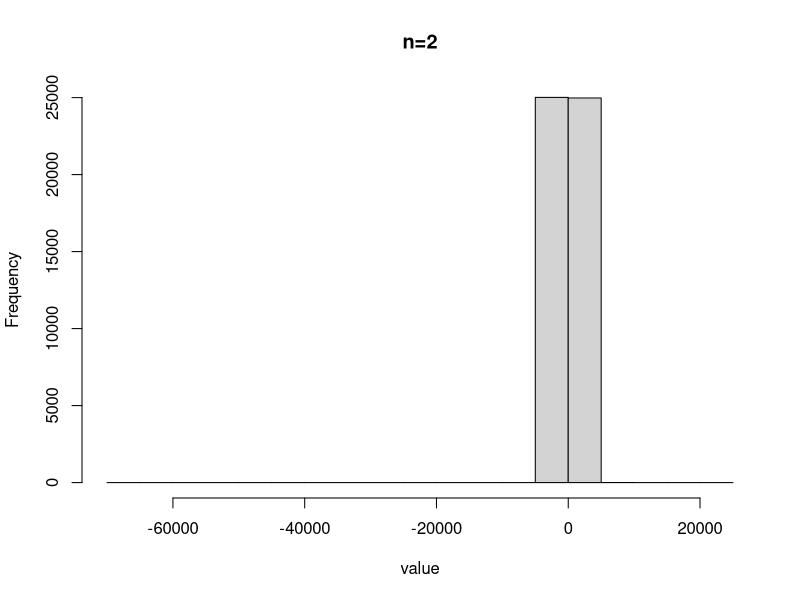
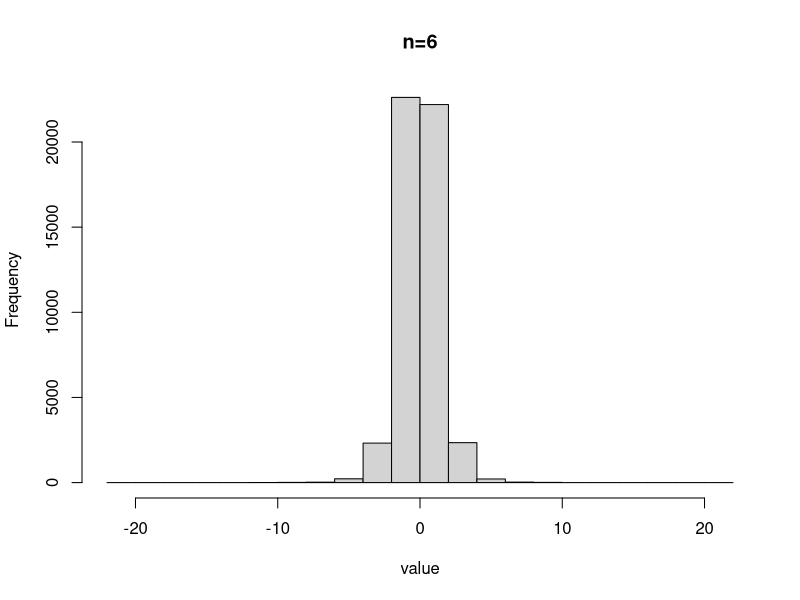
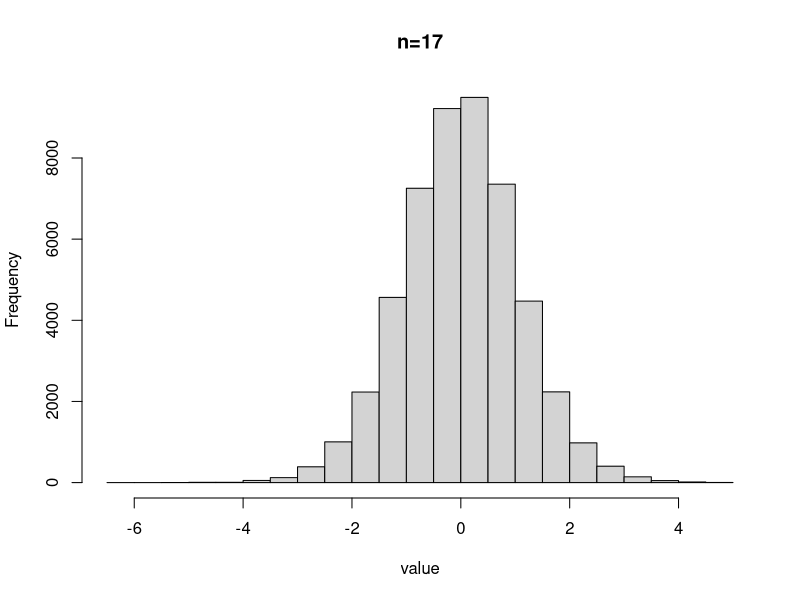
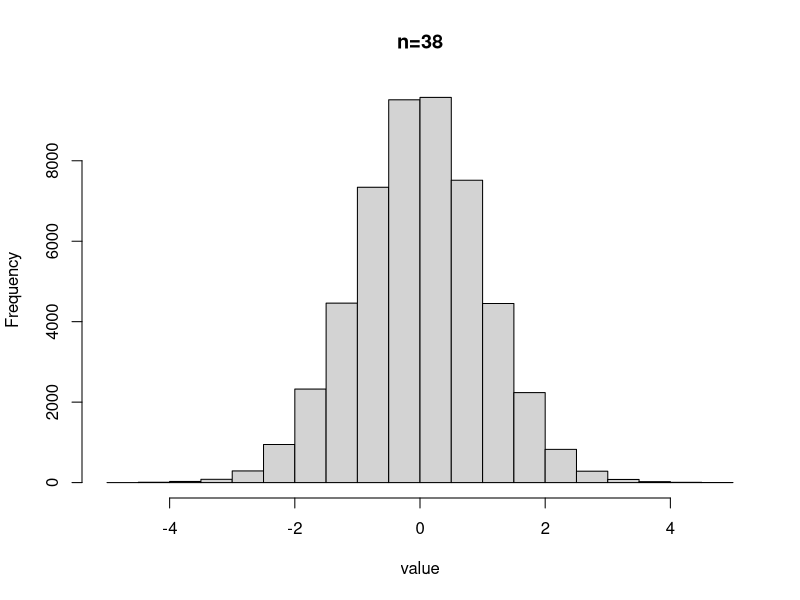
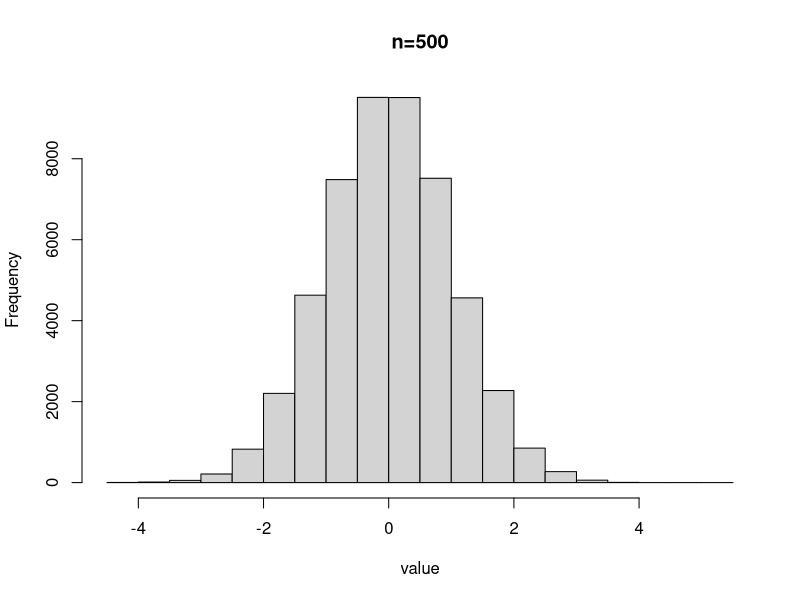

Generate these figures, in order, with R:
## ---- chunk 1
#problem 1
#a and b are on Ipad written PDF
#1c
set.seed(0619)
#setting initial values
k <- 7
n <- 50
NMC <- 50000
alpha <- 0.09
coverage <- c()

for(i in 1:NMC){
  x <- rchisq(n,k)
  mu_hat <- mean(x)
  zstar <- qnorm(1-alpha/2)
  LL <- mu_hat - zstar*sqrt(2*mu_hat)/sqrt(n)
  UL <- mu_hat + zstar*sqrt(2*mu_hat)/sqrt(n)
  coverage[i] <- LL<k & UL>k
}
mean(coverage)
#our desired coverage in this case is 91%
#our actual coverage rate is 0.9103 or 91.03%
#the CLT applies properly in this context (verified)

#1d
#altering values of k
k <- 7
n <- 50
NMC <- 50000
alpha <- 0.09
coverage <- c()

for(i in 1:NMC){
  x <- rchisq(n,k)
  mu_hat <- mean(x)
  zstar <- qnorm(1-alpha/2)
  LL <- mu_hat - zstar*sqrt(2*mu_hat)/sqrt(n)
  UL <- mu_hat + zstar*sqrt(2*mu_hat)/sqrt(n)
  coverage[i] <- LL<k & UL>k
}
mean(coverage)
###############
k <- 2
n <- 50
NMC <- 50000
alpha <- 0.09
coverage_1 <- c()

for(i in 1:NMC){
  x <- rchisq(n,k)
  mu_hat <- mean(x)
  zstar <- qnorm(1-alpha/2)
  LL <- mu_hat - zstar*sqrt(2*mu_hat)/sqrt(n)
  UL <- mu_hat + zstar*sqrt(2*mu_hat)/sqrt(n)
  coverage_1[i] <- LL<k & UL>k
}
mean(coverage_1)
###############
k <- 4
n <- 50
NMC <- 50000
alpha <- 0.09
coverage_2 <- c()

for(i in 1:NMC){
  x <- rchisq(n,k)
  mu_hat <- mean(x)
  zstar <- qnorm(1-alpha/2)
  LL <- mu_hat - zstar*sqrt(2*mu_hat)/sqrt(n)
  UL <- mu_hat + zstar*sqrt(2*mu_hat)/sqrt(n)
  coverage_2[i] <- LL<k & UL>k
}
mean(coverage_2)
###############
k <- 20
n <- 50
NMC <- 50000
alpha <- 0.09
coverage_3 <- c()

for(i in 1:NMC){
  x <- rchisq(n,k)
  mu_hat <- mean(x)
  zstar <- qnorm(1-alpha/2)
  LL <- mu_hat - zstar*sqrt(2*mu_hat)/sqrt(n)
  UL <- mu_hat + zstar*sqrt(2*mu_hat)/sqrt(n)
  coverage_3[i] <- LL<k & UL>k
}
mean(coverage_3)

mean(coverage)
mean(coverage_1)
mean(coverage_2)
mean(coverage_3)
#these values are all close, indicating
# that the value of k does not affect
# the coverage of the confidence interval

#changing the values of n
###############
k <- 7
n <- 50
NMC <- 50000
alpha <- 0.09
coverage <- c()

for(i in 1:NMC){
  x <- rchisq(n,k)
  mu_hat <- mean(x)
  zstar <- qnorm(1-alpha/2)
  LL <- mu_hat - zstar*sqrt(2*mu_hat)/sqrt(n)
  UL <- mu_hat + zstar*sqrt(2*mu_hat)/sqrt(n)
  coverage[i] <- LL<k & UL>k
}
mean(coverage)
###############
k <- 7
n <- 2
NMC <- 50000
alpha <- 0.09
coverage_1 <- c()

for(i in 1:NMC){
  x <- rchisq(n,k)
  mu_hat <- mean(x)
  zstar <- qnorm(1-alpha/2)
  LL <- mu_hat - zstar*sqrt(2*mu_hat)/sqrt(n)
  UL <- mu_hat + zstar*sqrt(2*mu_hat)/sqrt(n)
  coverage_1[i] <- LL<k & UL>k
}
mean(coverage_1)
###############
k <- 7
n <- 4
NMC <- 50000
alpha <- 0.09
coverage_2 <- c()

for(i in 1:NMC){
  x <- rchisq(n,k)
  mu_hat <- mean(x)
  zstar <- qnorm(1-alpha/2)
  LL <- mu_hat - zstar*sqrt(2*mu_hat)/sqrt(n)
  UL <- mu_hat + zstar*sqrt(2*mu_hat)/sqrt(n)
  coverage_2[i] <- LL<k & UL>k
}
mean(coverage_2)
###############
k <- 7
n <- 300
NMC <- 50000
alpha <- 0.09
coverage_3 <- c()

for(i in 1:NMC){
  x <- rchisq(n,k)
  mu_hat <- mean(x)
  zstar <- qnorm(1-alpha/2)
  LL <- mu_hat - zstar*sqrt(2*mu_hat)/sqrt(n)
  UL <- mu_hat + zstar*sqrt(2*mu_hat)/sqrt(n)
  coverage_3[i] <- LL<k & UL>k
}

mean(coverage)
mean(coverage_1)
mean(coverage_2)
mean(coverage_3)
#when n is greater than 30 we will have approximate satisfaction
#when n is < 30 our coverage may not be sufficient


#changing values of alpha
###############
k <- 7
n <- 50
NMC <- 50000
alpha <- 0.09
coverage <- c()

for(i in 1:NMC){
  x <- rchisq(n,k)
  mu_hat <- mean(x)
  zstar <- qnorm(1-alpha/2)
  LL <- mu_hat - zstar*sqrt(2*mu_hat)/sqrt(n)
  UL <- mu_hat + zstar*sqrt(2*mu_hat)/sqrt(n)
  coverage[i] <- LL<k & UL>k
}
mean(coverage)
###############
k <- 7
n <- 50
NMC <- 50000
alpha <- 0.05
coverage_1 <- c()

for(i in 1:NMC){
  x <- rchisq(n,k)
  mu_hat <- mean(x)
  zstar <- qnorm(1-alpha/2)
  LL <- mu_hat - zstar*sqrt(2*mu_hat)/sqrt(n)
  UL <- mu_hat + zstar*sqrt(2*mu_hat)/sqrt(n)
  coverage_1[i] <- LL<k & UL>k
}
mean(coverage_1)

#coverage is roughly 1-alpha

###############
k <- 7
n <- 50
NMC <- 50000
alpha <- 0.01
coverage_2 <- c()

for(i in 1:NMC){
  x <- rchisq(n,k)
  mu_hat <- mean(x)
  zstar <- qnorm(1-alpha/2)
  LL <- mu_hat - zstar*sqrt(2*mu_hat)/sqrt(n)
  UL <- mu_hat + zstar*sqrt(2*mu_hat)/sqrt(n)
  coverage_2[i] <- LL<k & UL>k
}
mean(coverage_2)

mean(coverage)
mean(coverage_1)
mean(coverage_2)

## summary
#the value of k does not affect the coverage
#as long as n >= 30 the coverage should approximately = 1-alpha
#alpha determines how wide the confidence level is
#higher alpha means lower confidence level


#problem 2
#2c
theta <- 10
n <- 500
NMC <- 50000
alpha <- 0.05
coverage <- c()

for(i in 1:NMC){
  x <- runif(n,0,theta)
  mu_hat <- mean(x)
  zstar <- qnorm(1-alpha/2)
  LL <- mu_hat - zstar*sqrt(2*mu_hat)/sqrt(n)
  UL <- mu_hat + zstar*sqrt(2*mu_hat)/sqrt(n)
  coverage[i] <- LL<theta/2 & UL>theta/2
}
mean(coverage)

#the coverage there is actually above our goal of 0.95
# at 0.96

#2d
#changing theta
#####
theta <- 10
n <- 500
NMC <- 50000
alpha <- 0.05
coverage <- c()

for(i in 1:NMC){
  x <- runif(n,0,theta)
  mu_hat <- mean(x)
  zstar <- qnorm(1-alpha/2)
  LL <- mu_hat - zstar*sqrt(2*mu_hat)/sqrt(n)
  UL <- mu_hat + zstar*sqrt(2*mu_hat)/sqrt(n)
  coverage[i] <- LL<theta/2 & UL>theta/2
}
#####
theta <- 2
n <- 500
NMC <- 50000
alpha <- 0.05
coverage_1 <- c()

for(i in 1:NMC){
  x <- runif(n,0,theta)
  mu_hat <- mean(x)
  zstar <- qnorm(1-alpha/2)
  LL <- mu_hat - zstar*sqrt(2*mu_hat)/sqrt(n)
  UL <- mu_hat + zstar*sqrt(2*mu_hat)/sqrt(n)
  coverage_1[i] <- LL<theta/2 & UL>theta/2
}
theta <- 50
n <- 500
NMC <- 50000
alpha <- 0.05
coverage_2 <- c()

for(i in 1:NMC){
  x <- runif(n,0,theta)
  mu_hat <- mean(x)
  zstar <- qnorm(1-alpha/2)
  LL <- mu_hat - zstar*sqrt(2*mu_hat)/sqrt(n)
  UL <- mu_hat + zstar*sqrt(2*mu_hat)/sqrt(n)
  coverage_2[i] <- LL<theta/2 & UL>theta/2
}

mean(coverage) #0.96788
mean(coverage_1) #0.99998
mean(coverage_2) #0.66098
#lowering our theta made our coverage much higher in this case
#raising our theta made our coverage much lower

#changing n
#####
theta <- 10
n <- 500
NMC <- 50000
alpha <- 0.05
coverage <- c()

for(i in 1:NMC){
  x <- runif(n,0,theta)
  mu_hat <- mean(x)
  zstar <- qnorm(1-alpha/2)
  LL <- mu_hat - zstar*sqrt(2*mu_hat)/sqrt(n)
  UL <- mu_hat + zstar*sqrt(2*mu_hat)/sqrt(n)
  coverage[i] <- LL<theta/2 & UL>theta/2
}
#####
theta <- 10
n <- 50
NMC <- 50000
alpha <- 0.05
coverage_1 <- c()

for(i in 1:NMC){
  x <- runif(n,0,theta)
  mu_hat <- mean(x)
  zstar <- qnorm(1-alpha/2)
  LL <- mu_hat - zstar*sqrt(2*mu_hat)/sqrt(n)
  UL <- mu_hat + zstar*sqrt(2*mu_hat)/sqrt(n)
  coverage_1[i] <- LL<theta/2 & UL>theta/2
}
theta <- 10
n <- 5000
NMC <- 50000
alpha <- 0.05
coverage_2 <- c()

for(i in 1:NMC){
  x <- runif(n,0,theta)
  mu_hat <- mean(x)
  zstar <- qnorm(1-alpha/2)
  LL <- mu_hat - zstar*sqrt(2*mu_hat)/sqrt(n)
  UL <- mu_hat + zstar*sqrt(2*mu_hat)/sqrt(n)
  coverage_2[i] <- LL<theta/2 & UL>theta/2
}

mean(coverage) #0.96882
mean(coverage_1) #0.96554
mean(coverage_2) #0.96768
#each of these satisfies our desired level of coverage
# they are all above 30, lets try one less than 30
# less than 30 might not satisfy our desired coverage 
theta <- 10
n <- 5
NMC <- 50000
alpha <- 0.05
coverage_low <- c()

for(i in 1:NMC){
  x <- runif(n,0,theta)
  mu_hat <- mean(x)
  zstar <- qnorm(1-alpha/2)
  LL <- mu_hat - zstar*sqrt(2*mu_hat)/sqrt(n)
  UL <- mu_hat + zstar*sqrt(2*mu_hat)/sqrt(n)
  coverage_low[i] <- LL<theta/2 & UL>theta/2
}

mean(coverage_low)#0.94672
#this one is only slightly below our desired coverage

#changing alpha
#####
theta <- 10
n <- 500
NMC <- 50000
alpha <- 0.05
coverage <- c()

for(i in 1:NMC){
  x <- runif(n,0,theta)
  mu_hat <- mean(x)
  zstar <- qnorm(1-alpha/2)
  LL <- mu_hat - zstar*sqrt(2*mu_hat)/sqrt(n)
  UL <- mu_hat + zstar*sqrt(2*mu_hat)/sqrt(n)
  coverage[i] <- LL<theta/2 & UL>theta/2
}
#####
theta <- 10
n <- 500
NMC <- 50000
alpha <- 0.01
coverage_1 <- c()

for(i in 1:NMC){
  x <- runif(n,0,theta)
  mu_hat <- mean(x)
  zstar <- qnorm(1-alpha/2)
  LL <- mu_hat - zstar*sqrt(2*mu_hat)/sqrt(n)
  UL <- mu_hat + zstar*sqrt(2*mu_hat)/sqrt(n)
  coverage_1[i] <- LL<theta/2 & UL>theta/2
}
theta <- 10
n <- 500
NMC <- 50000
alpha <- 0.10
coverage_2 <- c()

for(i in 1:NMC){
  x <- runif(n,0,theta)
  mu_hat <- mean(x)
  zstar <- qnorm(1-alpha/2)
  LL <- mu_hat - zstar*sqrt(2*mu_hat)/sqrt(n)
  UL <- mu_hat + zstar*sqrt(2*mu_hat)/sqrt(n)
  coverage_2[i] <- LL<theta/2 & UL>theta/2
}

mean(coverage) #0.96768
mean(coverage_1) #0.99476
mean(coverage_2) #0.92736
#changing alpha changes our desired coverage
# so each of these is adequate


#problem 3
#assess the t distribution and look at whether
# or not it appears to be normal

#set variables
mu <- 80
sigma_x <- 5
n <-2 #this we will change through the course of the problem
# use same NMC as earlier
value <- c()

for(i in 1:NMC){
  x<- rnorm(n,mu,sigma_x)
  xbar<-mean(x)
  s<- sd(x)
  value[i] <- (xbar-mu)/(s/sqrt(n))
}
hist(value,main="n=2")
# this one is not normal at all
#only two values have significant frequency


n <-6
value <- c()

for(i in 1:NMC){
  x<- rnorm(n,mu,sigma_x)
  xbar<-mean(x)
  s<- sd(x)
  value[i] <- (xbar-mu)/(s/sqrt(n))
}
hist(value,main="n=6")
# this one is more normal than the last,
# but too much frequency near the center and it has
# >0 probability beyond 3


n <-17
value <- c()

for(i in 1:NMC){
  x<- rnorm(n,mu,sigma_x)
  xbar<-mean(x)
  s<- sd(x)
  value[i] <- (xbar-mu)/(s/sqrt(n))
}
hist(value,main="n=17")
# similar to the last histogram
# this one is more normal than the last,
# but too much frequency near the center and it has
# >0 probability beyond 3


n <-38
value <- c()

for(i in 1:NMC){
  x<- rnorm(n,mu,sigma_x)
  xbar<-mean(x)
  s<- sd(x)
  value[i] <- (xbar-mu)/(s/sqrt(n))
}
hist(value,main="n=38")
#follows progression trending towards normal as n approaches 30,
# this one is approximately normal
# but too much frequency near the center and it has
# >0 probability beyond 3


n <-500
value <- c()

for(i in 1:NMC){
  x<- rnorm(n,mu,sigma_x)
  xbar<-mean(x)
  s<- sd(x)
  value[i] <- (xbar-mu)/(s/sqrt(n))
}
hist(value,main="n=500")
#follows progression trending towards normal as n approaches 30,
# this one is approximately normal
# but too much frequency near the center and it has
# >0 probability beyond 3

#though the t distribution approaches normality,
# it does not completely conform to the dist





